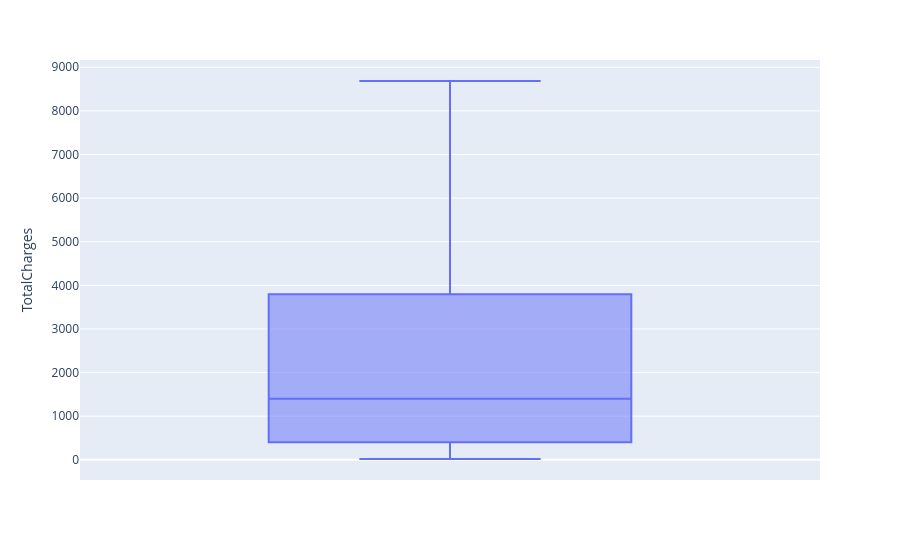

Source (notebook cell):
### Code cell
px.box(num_telecom, y='TotalCharges')

### Figure 1 — Plotly figure (JSON) as saved in the notebook; plotly's stock layout.template omitted (floating-point values rounded to 4 significant figures; data arrays with more than 128 entries replaced by an {"elided": "..."} marker saying what was removed)
{"data": [{"alignmentgroup": "True", "hovertemplate": "TotalCharges=%{y}<extra></extra>", "legendgroup": "", "marker": {"color": "#636efa"}, "name": "", "notched": false, "offsetgroup": "", "orientation": "v", "showlegend": false, "type": "box", "x0": " ", "xaxis": "x", "y": {"elided": "7032 float values"}, "y0": " ", "yaxis": "y"}], "layout": {"boxmode": "group", "legend": {"tracegroupgap": 0}, "margin": {"t": 60}, "xaxis": {"anchor": "y", "domain": [0, 1]}, "yaxis": {"anchor": "x", "domain": [0, 1], "title": {"text": "TotalCharges"}}}}
